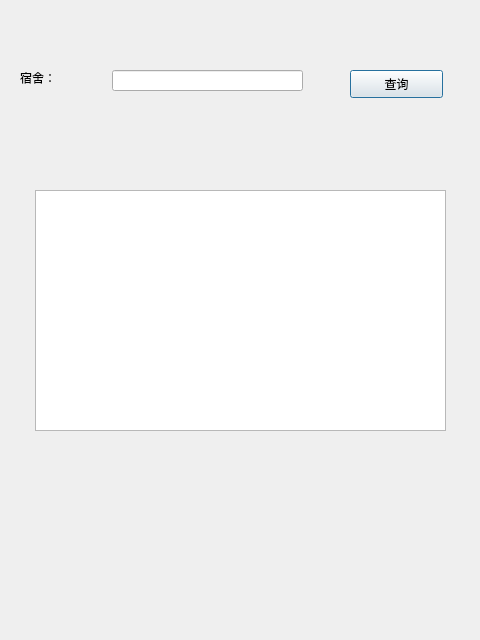
<?xml version="1.0" encoding="UTF-8"?>
<ui version="4.0">
 <class>NInquire</class>
 <widget class="QDialog" name="NInquire">
  <property name="geometry">
   <rect>
    <x>0</x>
    <y>0</y>
    <width>480</width>
    <height>640</height>
   </rect>
  </property>
  <property name="windowTitle">
   <string>Dialog</string>
  </property>
  <widget class="QPushButton" name="pushButton">
   <property name="geometry">
    <rect>
     <x>350</x>
     <y>70</y>
     <width>93</width>
     <height>28</height>
    </rect>
   </property>
   <property name="text">
    <string>查询</string>
   </property>
  </widget>
  <widget class="QLabel" name="label">
   <property name="geometry">
    <rect>
     <x>20</x>
     <y>70</y>
     <width>72</width>
     <height>15</height>
    </rect>
   </property>
   <property name="text">
    <string>宿舍：</string>
   </property>
  </widget>
  <widget class="QLineEdit" name="lineEdit">
   <property name="geometry">
    <rect>
     <x>112</x>
     <y>70</y>
     <width>191</width>
     <height>21</height>
    </rect>
   </property>
  </widget>
  <widget class="QTextBrowser" name="textBrowser">
   <property name="geometry">
    <rect>
     <x>35</x>
     <y>190</y>
     <width>411</width>
     <height>241</height>
    </rect>
   </property>
  </widget>
 </widget>
 <resources/>
 <connections/>
</ui>
